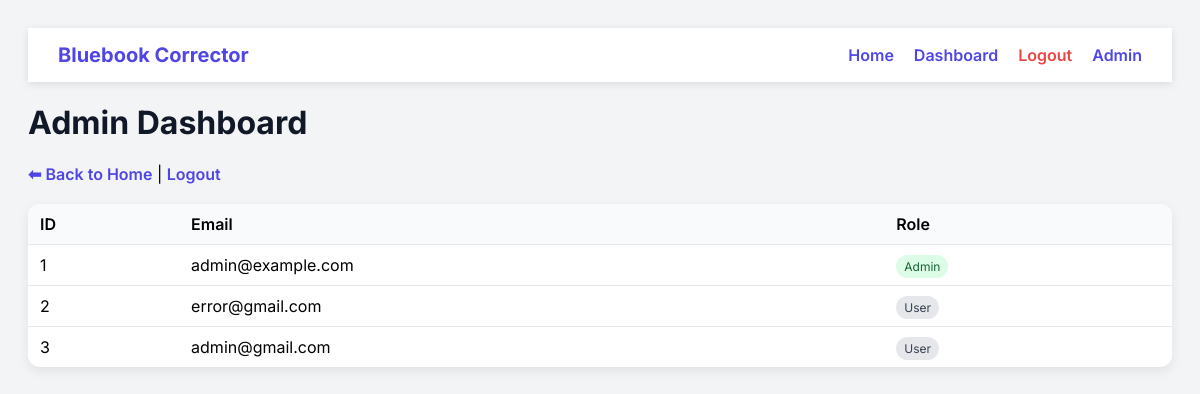
Page /admin (signed in) on the earlier database version.
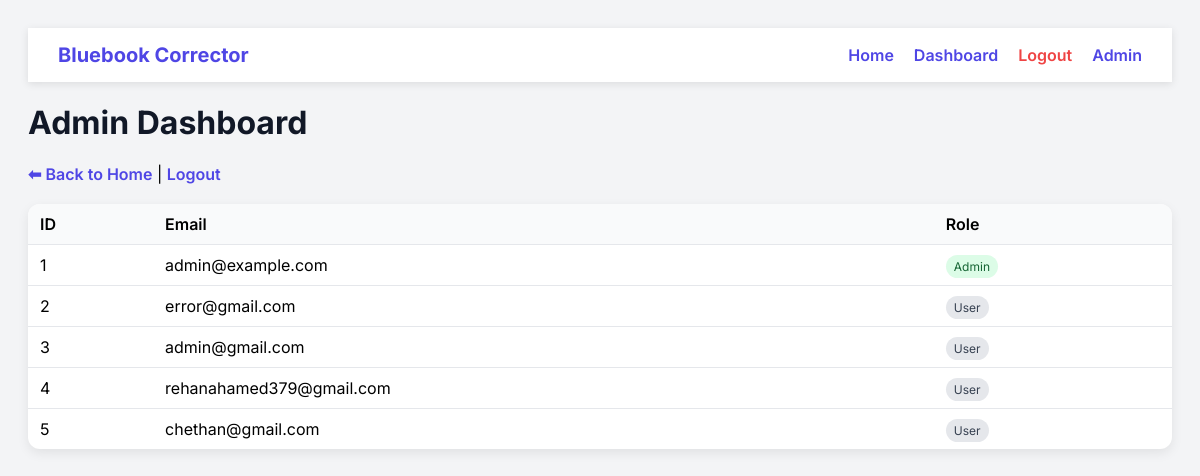
Same page on the later database version.
### tables this page shows
CREATE TABLE users (
            id INTEGER PRIMARY KEY AUTOINCREMENT,
            email TEXT UNIQUE NOT NULL,
            password_hash TEXT NOT NULL,
            is_admin INTEGER DEFAULT 0
        );

### app.py (the view)
@app.route("/admin")
@admin_required
def admin_dashboard():
    db = get_db()
    users = db.execute("SELECT id, email, is_admin FROM users").fetchall()
    return render_template("admin.html", users=users)

### app.py (called while the page is built)
def get_db():
    if "db" not in g:
        g.db = sqlite3.connect(DB_PATH)
        g.db.row_factory = sqlite3.Row
    return g.db

def init_db():
    db = get_db()
    db.execute("""
        CREATE TABLE IF NOT EXISTS users (
            id INTEGER PRIMARY KEY AUTOINCREMENT,
            email TEXT UNIQUE NOT NULL,
            password_hash TEXT NOT NULL,
            is_admin INTEGER DEFAULT 0
        )
    """)
    db.commit()
    admin_email = "admin@example.com"
    admin_password = "admin123"   # 👉 change later in production
    cur = db.execute("SELECT id FROM users WHERE email = ?", (admin_email,))
    if cur.fetchone() is None:
        db.execute(
            "INSERT INTO users (email, password_hash, is_admin) VALUES (?, ?, ?)",
            (admin_email, generate_password_hash(admin_password), 1)
        )
        db.commit()
        logging.info(f"Default admin created: {admin_email} / {admin_password}")

@app.before_request
def setup():
    if not getattr(g, "_db_initialized", False):
        init_db()
        g._db_initialized = True

def admin_required(f):
    @wraps(f)
    def wrapper(*args, **kwargs):
        if "user_id" not in session or not session.get("is_admin"):
            return "Access denied: Admins only", 403
        return f(*args, **kwargs)
    return wrapper

### templates/admin.html (shortened to what this page needs)
<!DOCTYPE html>
<html lang="en">
<head>
</head>
<body>
    <div class="navbar"
     style="background:white;
            padding:15px 30px;
            display:flex;
            justify-content:space-between;
            align-items:center;
            box-shadow:0 2px 8px rgba(0,0,0,0.1);
            font-family:'Inter',sans-serif;
            position:sticky;
            top:0;
            z-index:100;">
    <div style="font-size:20px;font-weight:700;color:#4f46e5;">
        Bluebook Corrector
    </div>
    <div style="display:flex;gap:20px;font-weight:600;">
        <a href="/" style="text-decoration:none;color:#4f46e5;">Home</a>
        {% if session.get('user_id') %}
            <a href="/dashboard" style="text-decoration:none;color:#4f46e5;">Dashboard</a>
            <a href="/logout" style="text-decoration:none;color:#ef4444;">Logout</a>
        {% else %}
            <a href="/login" style="text-decoration:none;color:#4f46e5;">Login</a>
            <a href="/signup" style="text-decoration:none;color:#4f46e5;">Signup</a>
        {% endif %}
        {% if session.get('is_admin') %}
            <a href="/admin" style="text-decoration:none;color:#4f46e5;">Admin</a>
        {% endif %}
    </div>
</div>
    <h1>Admin Dashboard</h1>
    <p><a href="/">⬅ Back to Home</a> | <a href="/logout">Logout</a></p>
    <table>
        <tr>
            <th>ID</th>
            <th>Email</th>
            <th>Role</th>
        </tr>
        {% for u in users %}
        <tr>
            <td>{{ u.id }}</td>
            <td>{{ u.email }}</td>
            <td>
                {% if u.is_admin %}
                    <span class="badge admin">Admin</span>
                {% else %}
                    <span class="badge user">User</span>
                {% endif %}
            </td>
        </tr>
        {% endfor %}
    </table>
</body>
</html>

### templates/admin.html (style rules this page uses)
body { font-family:'Inter',sans-serif; background:#f3f4f6; padding:20px; }
h1 { color:#111827; }
table { width:100%; border-collapse:collapse; margin-top:20px; background:white; border-radius:12px; overflow:hidden; box-shadow:0 4px 12px rgba(0,0,0,0.08); }
th, td { padding:10px 12px; border-bottom:1px solid #e5e7eb; text-align:left; }
th { background:#f9fafb; font-weight:600; }
tr:last-child td { border-bottom:none; }
.badge { padding:4px 8px; border-radius:999px; font-size:12px; }
.admin { background:#dcfce7; color:#166534; }
.user { background:#e5e7eb; color:#374151; }
a { text-decoration:none; color:#4f46e5; font-weight:600; }

Differences in the rows shown:
added users: id "4", email "rehanahamed379@gmail.com", is_admin "User"
added users: id "5", email "chethan@gmail.com", is_admin "User"
